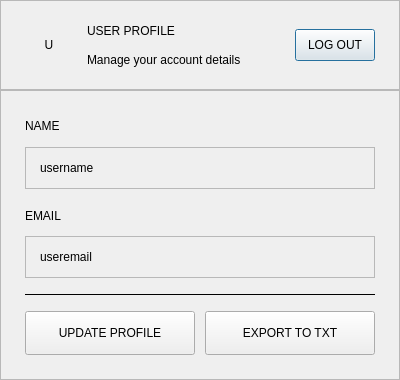
<?xml version="1.0" encoding="UTF-8"?>
<ui version="4.0">
 <class>UserProfile</class>
 <widget class="QDialog" name="UserProfile">
  <property name="geometry">
   <rect>
    <x>0</x>
    <y>0</y>
    <width>400</width>
    <height>380</height>
   </rect>
  </property>
  <property name="windowTitle">
   <string>User Profile</string>
  </property>
  <layout class="QVBoxLayout" name="verticalLayout_main">
   <property name="spacing">
    <number>0</number>
   </property>
   <property name="leftMargin">
    <number>0</number>
   </property>
   <property name="topMargin">
    <number>0</number>
   </property>
   <property name="rightMargin">
    <number>0</number>
   </property>
   <property name="bottomMargin">
    <number>0</number>
   </property>
   <item>
    <widget class="QFrame" name="prof_header">
     <property name="minimumSize">
      <size>
       <width>0</width>
       <height>90</height>
      </size>
     </property>
     <property name="maximumSize">
      <size>
       <width>16777215</width>
       <height>90</height>
      </size>
     </property>
     <property name="frameShape">
      <enum>QFrame::Shape::StyledPanel</enum>
     </property>
     <property name="frameShadow">
      <enum>QFrame::Shadow::Raised</enum>
     </property>
     <layout class="QHBoxLayout" name="horizontalLayout_header">
      <property name="leftMargin">
       <number>24</number>
      </property>
      <property name="topMargin">
       <number>16</number>
      </property>
      <property name="rightMargin">
       <number>24</number>
      </property>
      <property name="bottomMargin">
       <number>16</number>
      </property>
      <property name="spacing">
       <number>14</number>
      </property>
      <item>
       <widget class="QLabel" name="prof_avatar">
        <property name="minimumSize">
         <size>
          <width>48</width>
          <height>48</height>
         </size>
        </property>
        <property name="maximumSize">
         <size>
          <width>48</width>
          <height>48</height>
         </size>
        </property>
        <property name="text">
         <string>U</string>
        </property>
        <property name="alignment">
         <set>Qt::AlignmentFlag::AlignCenter</set>
        </property>
       </widget>
      </item>
      <item>
       <layout class="QVBoxLayout" name="vl_headertitles">
        <property name="spacing">
         <number>2</number>
        </property>
        <item>
         <widget class="QLabel" name="label">
          <property name="text">
           <string>USER PROFILE</string>
          </property>
         </widget>
        </item>
        <item>
         <widget class="QLabel" name="prof_header_sub">
          <property name="text">
           <string>Manage your account details</string>
          </property>
         </widget>
        </item>
       </layout>
      </item>
      <item>
       <spacer name="prof_hspacer">
        <property name="orientation">
         <enum>Qt::Orientation::Horizontal</enum>
        </property>
        <property name="sizeType">
         <enum>QSizePolicy::Policy::Expanding</enum>
        </property>
        <property name="sizeHint" stdset="0">
         <size>
          <width>40</width>
          <height>20</height>
         </size>
        </property>
       </spacer>
      </item>
      <item>
       <widget class="QPushButton" name="pushButton_2">
        <property name="minimumSize">
         <size>
          <width>80</width>
          <height>32</height>
         </size>
        </property>
        <property name="maximumSize">
         <size>
          <width>80</width>
          <height>32</height>
         </size>
        </property>
        <property name="text">
         <string>LOG OUT</string>
        </property>
       </widget>
      </item>
     </layout>
    </widget>
   </item>
   <item>
    <widget class="QFrame" name="prof_body">
     <property name="frameShape">
      <enum>QFrame::Shape::StyledPanel</enum>
     </property>
     <property name="frameShadow">
      <enum>QFrame::Shadow::Raised</enum>
     </property>
     <layout class="QVBoxLayout" name="verticalLayout_body">
      <property name="leftMargin">
       <number>24</number>
      </property>
      <property name="topMargin">
       <number>20</number>
      </property>
      <property name="rightMargin">
       <number>24</number>
      </property>
      <property name="bottomMargin">
       <number>24</number>
      </property>
      <property name="spacing">
       <number>6</number>
      </property>
      <item>
       <widget class="QLabel" name="label_2">
        <property name="text">
         <string>NAME</string>
        </property>
       </widget>
      </item>
      <item>
       <widget class="QFrame" name="prof_namebox">
        <property name="minimumSize">
         <size>
          <width>0</width>
          <height>42</height>
         </size>
        </property>
        <property name="frameShape">
         <enum>QFrame::Shape::StyledPanel</enum>
        </property>
        <property name="frameShadow">
         <enum>QFrame::Shadow::Raised</enum>
        </property>
        <layout class="QHBoxLayout" name="hl_namebox">
         <property name="leftMargin">
          <number>14</number>
         </property>
         <property name="topMargin">
          <number>0</number>
         </property>
         <property name="rightMargin">
          <number>14</number>
         </property>
         <property name="bottomMargin">
          <number>0</number>
         </property>
         <item>
          <widget class="QLabel" name="username">
           <property name="text">
            <string>username</string>
           </property>
          </widget>
         </item>
        </layout>
       </widget>
      </item>
      <item>
       <spacer name="sp1">
        <property name="orientation">
         <enum>Qt::Orientation::Vertical</enum>
        </property>
        <property name="sizeType">
         <enum>QSizePolicy::Policy::Fixed</enum>
        </property>
        <property name="sizeHint" stdset="0">
         <size>
          <width>0</width>
          <height>6</height>
         </size>
        </property>
       </spacer>
      </item>
      <item>
       <widget class="QLabel" name="label_3">
        <property name="text">
         <string>EMAIL</string>
        </property>
       </widget>
      </item>
      <item>
       <widget class="QFrame" name="prof_emailbox">
        <property name="minimumSize">
         <size>
          <width>0</width>
          <height>42</height>
         </size>
        </property>
        <property name="frameShape">
         <enum>QFrame::Shape::StyledPanel</enum>
        </property>
        <property name="frameShadow">
         <enum>QFrame::Shadow::Raised</enum>
        </property>
        <layout class="QHBoxLayout" name="hl_emailbox">
         <property name="leftMargin">
          <number>14</number>
         </property>
         <property name="topMargin">
          <number>0</number>
         </property>
         <property name="rightMargin">
          <number>14</number>
         </property>
         <property name="bottomMargin">
          <number>0</number>
         </property>
         <item>
          <widget class="QLabel" name="useremail">
           <property name="text">
            <string>useremail</string>
           </property>
          </widget>
         </item>
        </layout>
       </widget>
      </item>
      <item>
       <spacer name="sp2">
        <property name="orientation">
         <enum>Qt::Orientation::Vertical</enum>
        </property>
        <property name="sizeType">
         <enum>QSizePolicy::Policy::Fixed</enum>
        </property>
        <property name="sizeHint" stdset="0">
         <size>
          <width>0</width>
          <height>10</height>
         </size>
        </property>
       </spacer>
      </item>
      <item>
       <widget class="QFrame" name="prof_divider">
        <property name="minimumSize">
         <size>
          <width>0</width>
          <height>1</height>
         </size>
        </property>
        <property name="maximumSize">
         <size>
          <width>16777215</width>
          <height>1</height>
         </size>
        </property>
        <property name="frameShape">
         <enum>QFrame::Shape::HLine</enum>
        </property>
        <property name="frameShadow">
         <enum>QFrame::Shadow::Plain</enum>
        </property>
       </widget>
      </item>
      <item>
       <spacer name="sp3">
        <property name="orientation">
         <enum>Qt::Orientation::Vertical</enum>
        </property>
        <property name="sizeType">
         <enum>QSizePolicy::Policy::Fixed</enum>
        </property>
        <property name="sizeHint" stdset="0">
         <size>
          <width>0</width>
          <height>10</height>
         </size>
        </property>
       </spacer>
      </item>
      <item>
       <layout class="QHBoxLayout" name="hl_buttons">
        <property name="spacing">
         <number>10</number>
        </property>
        <item>
         <widget class="QPushButton" name="pushButton">
          <property name="minimumSize">
           <size>
            <width>0</width>
            <height>44</height>
           </size>
          </property>
          <property name="text">
           <string>UPDATE PROFILE</string>
          </property>
         </widget>
        </item>
        <item>
         <widget class="QPushButton" name="btn_export">
          <property name="minimumSize">
           <size>
            <width>0</width>
            <height>44</height>
           </size>
          </property>
          <property name="text">
           <string>EXPORT TO TXT</string>
          </property>
         </widget>
        </item>
       </layout>
      </item>
     </layout>
    </widget>
   </item>
  </layout>
 </widget>
 <resources/>
 <connections/>
</ui>
